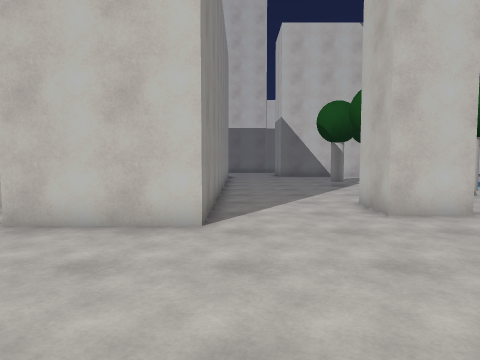
View 1 (above)

24 first-person views from a walk through a scene from a Unity 3-D project. The camera is 1.4 m above the floor, tilts 4° down and sees 70° across. The floor is counted in squares, 1 m on a side. Each view is taken from the middle of a square. On the plan, view 1 faces up. The plan holds only what a view shows up to about 15 squares ahead; the rest is blank. The place goes on beyond the plan. Surface patterns are stand-ins for the level's own textures.

View 2
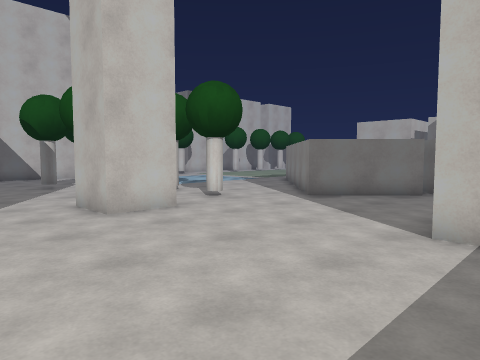

View 3
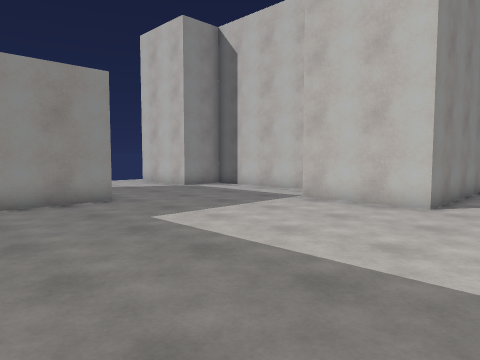

View 4
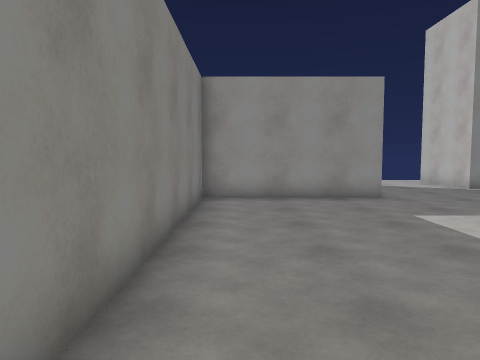

View 5
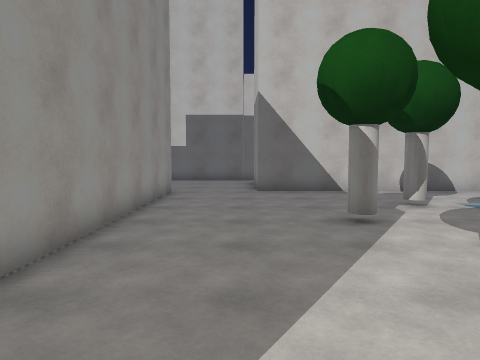

View 6
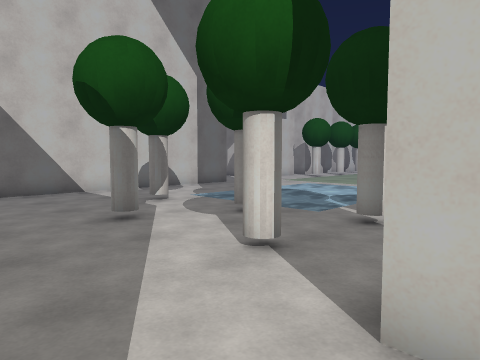

View 7
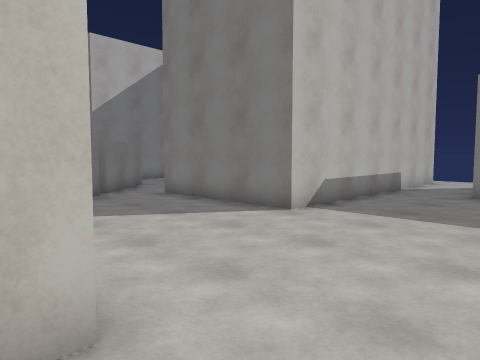

View 8
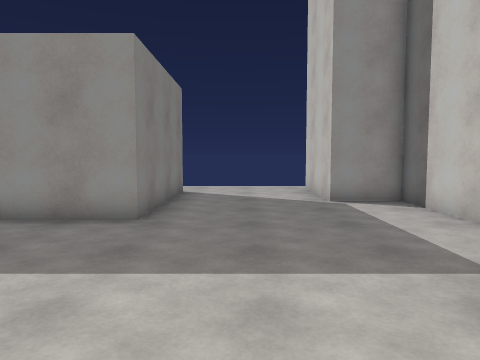

View 9
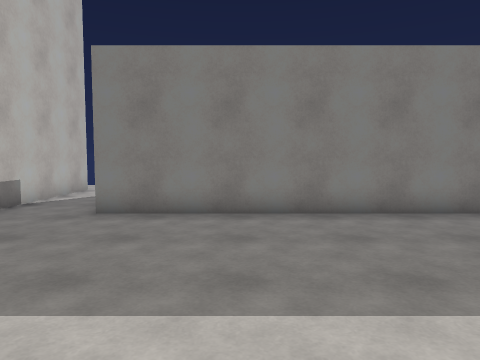

View 10
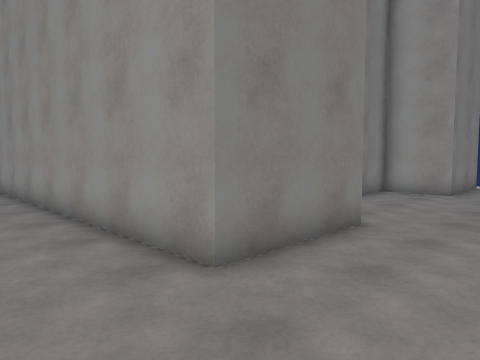

View 11
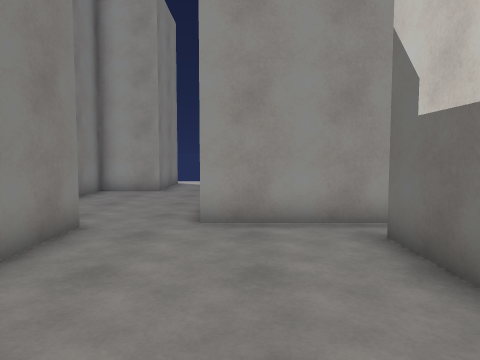

View 12
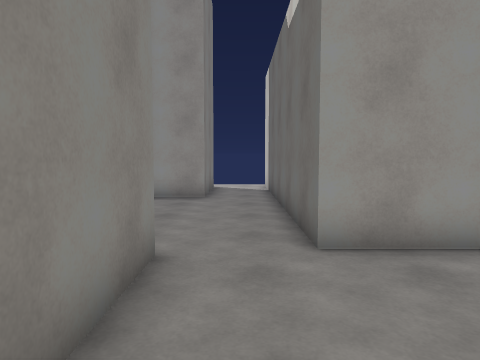

View 13
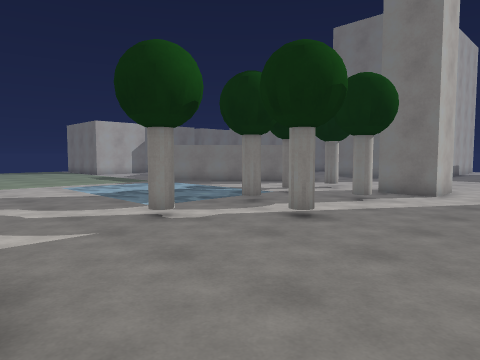

View 14
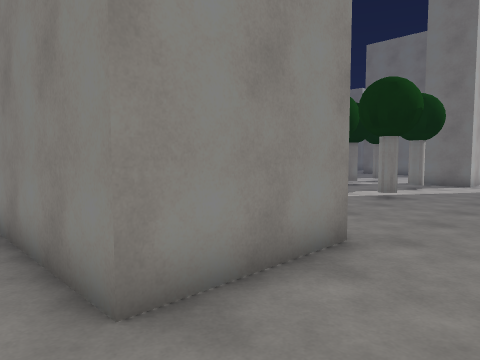

View 15
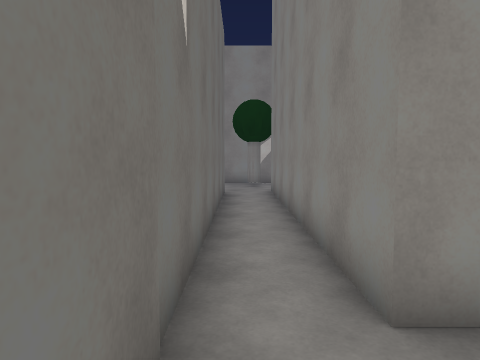

View 16
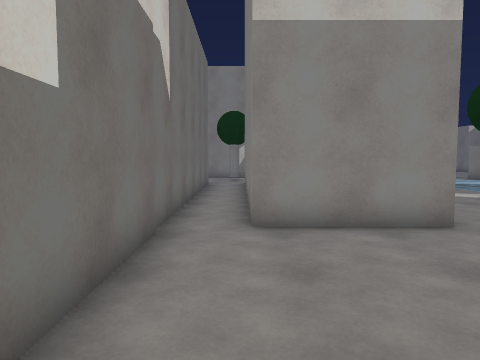

View 17
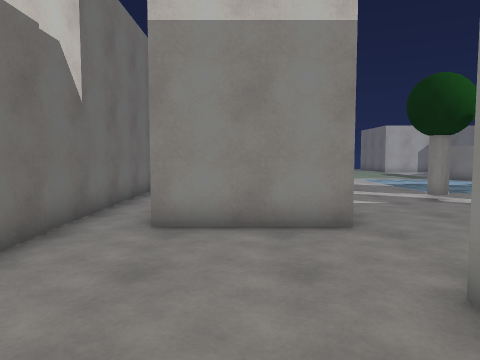

View 18
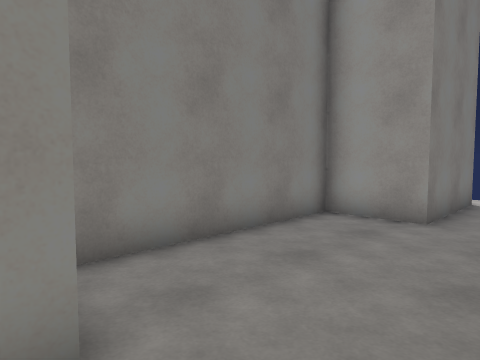

View 19
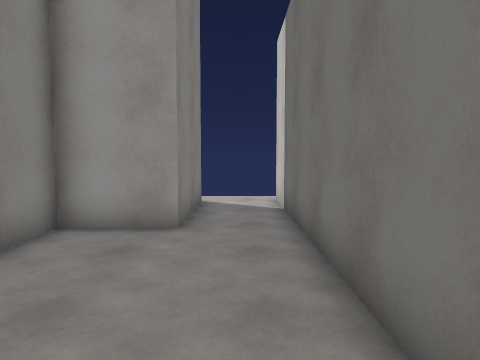

View 20
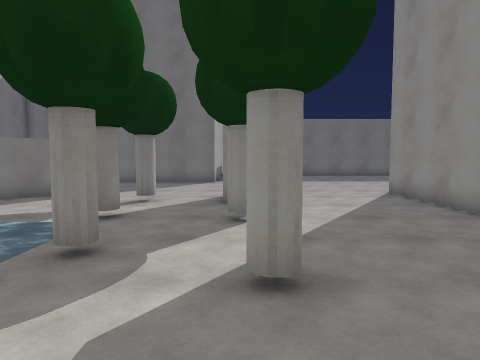

View 21
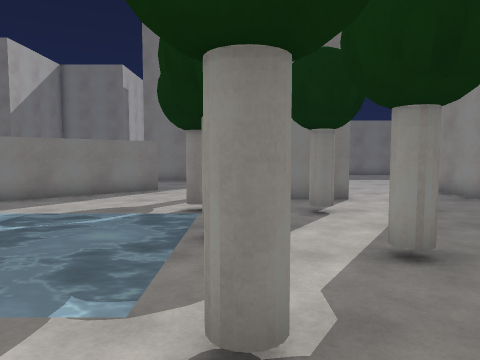

View 22
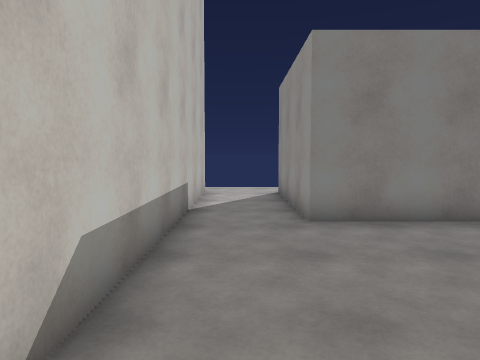

View 23
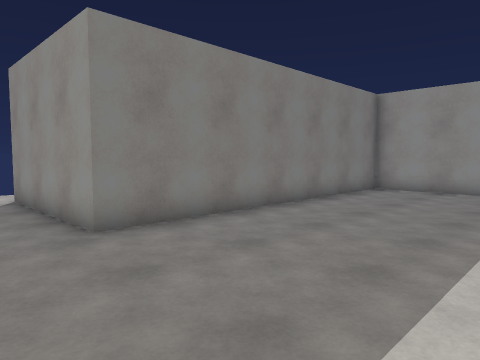

View 24
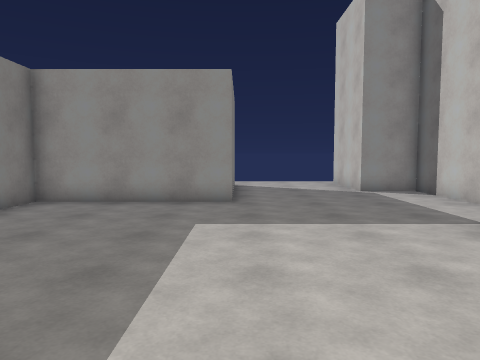

### Floor plan
Key: @ floor where view 1 was taken; # wall or solid block; . floor; ~ water the walk can cross; O other object.
Columns run from 16 left of view 1 to 12 right of it. Each row starts with its distance up from view 1.
 29            ##################
 28            #.................
 27            #.......##########
 26            #.......#
 25 ############.......#
 24 ...................#
 23 .####.......####...##########
 22     #......##  #............
 21     #......    #.............
 20     #######    #.............
 19                #.......O.....
 18                #.......O~~~~~
 17                #.....O..~~~~~
 16                #....OO..~~~~~
 15                #.......OO~~~~
 14                #........~~~~~
 13                #.....O.......
 12                #.....O..O....
 11                #.............
 10                #....##.......
  9     #######    #....##..O....
  8     #......    #....##......#
  7  ####......#####...........##
  6 ...........................##
  5 ............................#
  4 .............................
  3 .............................
  2 ..######...............######
  1        #..............##
  0        #........@.....#
 -1        #..............#
 -2        #..............#
 -3        #..............#
 -4        #############..#
 -5                    #..#
 -6                    #..#
 -7                    #..#
 -8                    #..#
 -9                    #..#
-10                    #..#
-11                    ....
-12                    ....

Positions as (right, up) in squares from view 1, and headings:
1: (0, 0), facing up
2: (0, 0), facing up-right
3: (2, -3), facing up-left
4: (3, -3), facing left
5: (2, 9), facing up
6: (1, 9), facing up-right
7: (1, 9), facing down-right
8: (-1, 4), facing left
9: (0, 4), facing down
10: (2, 26), facing down-left
11: (2, 26), facing left
12: (0, 24), facing left
13: (0, 23), facing down-right
14: (0, 28), facing down-right
15: (0, 28), facing right
16: (-4, 27), facing right
17: (-4, 25), facing right
18: (-4, 25), facing down-left
19: (-5, 24), facing left
20: (5, 20), facing down
21: (7, 21), facing down
22: (5, 3), facing down
23: (6, 2), facing down-left
24: (2, 2), facing left
